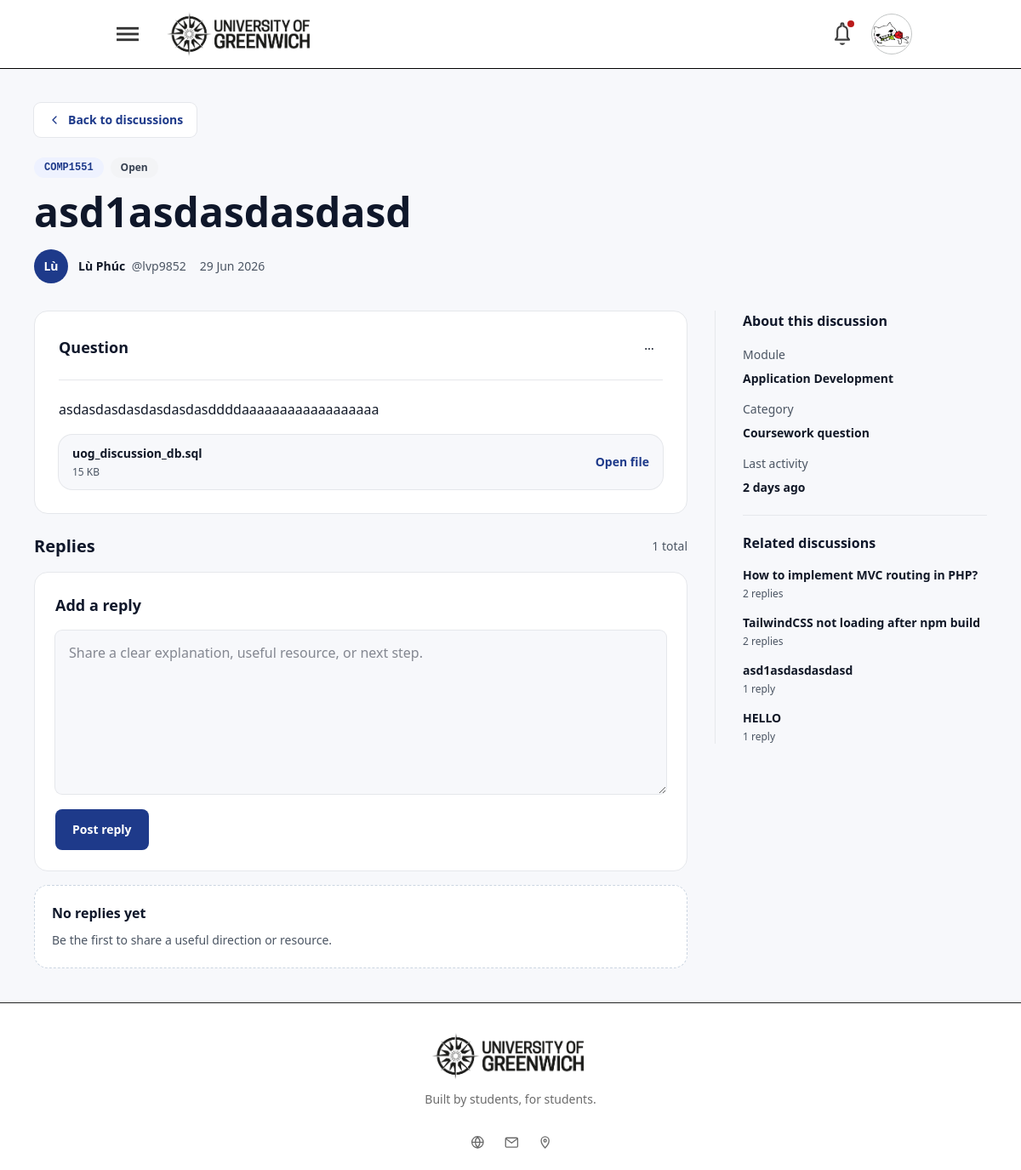
Screenshot of /discussions/asd1asdasdasdasd (signed in) with the database file from the repository.
### tables this page shows
CREATE TABLE `posts` (
  `id` int(11) NOT NULL AUTO_INCREMENT,
  `title` varchar(255) NOT NULL,
  `slug` varchar(255) DEFAULT NULL,
  `content` text NOT NULL,
  `status` enum('open','solved') DEFAULT 'open',
  `view_count` int(11) NOT NULL DEFAULT 0,
  `user_id` int(11) NOT NULL,
  `module_id` int(11) NOT NULL,
  `created_at` timestamp NOT NULL DEFAULT current_timestamp(),
  `updated_at` timestamp NULL DEFAULT NULL,
  `deleted_at` timestamp NULL DEFAULT NULL,
  PRIMARY KEY (`id`),
  UNIQUE KEY `slug` (`slug`),
  KEY `fk_posts_user` (`user_id`),
  KEY `fk_posts_module` (`module_id`),
  CONSTRAINT `fk_posts_module` FOREIGN KEY (`module_id`) REFERENCES `modules` (`id`) ON DELETE CASCADE,
  CONSTRAINT `fk_posts_user` FOREIGN KEY (`user_id`) REFERENCES `users` (`id`) ON DELETE CASCADE
);

CREATE TABLE `modules` (
  `id` int(11) NOT NULL AUTO_INCREMENT,
  `module_code` varchar(20) NOT NULL,
  `module_name` varchar(150) NOT NULL,
  `description` text DEFAULT NULL,
  `created_at` timestamp NOT NULL DEFAULT current_timestamp(),
  `updated_at` timestamp NULL DEFAULT NULL,
  PRIMARY KEY (`id`),
  UNIQUE KEY `module_code` (`module_code`)
);

CREATE TABLE `media` (
  `id` int(11) NOT NULL AUTO_INCREMENT,
  `post_id` int(11) DEFAULT NULL,
  `reply_id` int(11) DEFAULT NULL,
  `type` enum('image','video','document') NOT NULL,
  `path` varchar(255) NOT NULL,
  `original_name` varchar(255) DEFAULT NULL,
  `mime_type` varchar(100) DEFAULT NULL,
  `file_size` int(11) DEFAULT NULL,
  `created_at` timestamp NOT NULL DEFAULT current_timestamp(),
  PRIMARY KEY (`id`),
  KEY `fk_media_post` (`post_id`),
  KEY `fk_media_reply` (`reply_id`),
  CONSTRAINT `fk_media_post_new` FOREIGN KEY (`post_id`) REFERENCES `posts` (`id`) ON DELETE CASCADE,
  CONSTRAINT `fk_media_reply` FOREIGN KEY (`reply_id`) REFERENCES `replies` (`id`) ON DELETE CASCADE
);

### app/Views/discussions/show.php (the view, shortened to what the rows shown need)
<section class="box-border min-h-screen bg-[#F7F8FB] px-4 py-8 font-sans text-[#111827] sm:px-6 lg:px-10 lg:py-10">
    <div class="mx-auto flex max-w-[1180px] flex-col gap-8">
        <header class="max-w-4xl">
            <a href="<?= htmlspecialchars(($discussion['back_url'] ?? BASE_URL . '/discussions'), ENT_QUOTES, 'UTF-8') ?>"
                class="inline-flex min-h-10 items-center gap-2 rounded-lg bg-white px-4 text-sm font-semibold text-[#1E3A8A] ring-1 ring-[#E5E7EB] transition duration-200 hover:bg-[#EEF2FF] focus-visible:outline-2 focus-visible:outline-offset-2 focus-visible:outline-[#1E3A8A]">
                <svg viewBox="0 0 20 20" class="size-4 shrink-0" fill="none" aria-hidden="true">
                    <path d="M12.5 5 7.5 10l5 5" stroke="currentColor" stroke-width="1.7" stroke-linecap="round"
                        stroke-linejoin="round" />
                </svg>
                Back to discussions
            </a>
            <div class="mt-6 flex flex-wrap gap-2">
                <a href="<?= htmlspecialchars(($discussion['module_url'] ?? BASE_URL . '/discussions'), ENT_QUOTES, 'UTF-8') ?>"
                    class="inline-flex max-w-full items-center rounded-full bg-[#EEF2FF] px-3 py-1 font-mono text-xs font-semibold text-[#1E3A8A] transition duration-200 hover:bg-[#DBEAFE] focus-visible:outline-2 focus-visible:outline-offset-2 focus-visible:outline-[#1E3A8A]">
                    <span
                        class="truncate"><?= htmlspecialchars(($discussion['module'] ?? 'MODULE'), ENT_QUOTES, 'UTF-8') ?></span>
                </a>
                <span
                    class="inline-flex items-center gap-1 rounded-full px-3 py-1 text-xs font-semibold <?= $statusTone === 'green' ? 'bg-[#DCFCE7] text-[#166534]' : 'bg-[#F3F4F6] text-[#374151]' ?>">
                </span>
            </div>
            <h1 class="mt-4 text-3xl font-semibold text-[#0F172A] sm:text-5xl" dir="auto">
                <?= htmlspecialchars(($discussion['title'] ?? 'Untitled question'), ENT_QUOTES, 'UTF-8') ?>
            </h1>
            <div class="mt-5 flex flex-wrap items-center gap-4 text-sm text-[#4B5563]">
                <span class="inline-flex min-w-0 items-center gap-3">
                </span>
                <span><?= htmlspecialchars(($discussion['created_at'] ?? 'Nơ'), ENT_QUOTES, 'UTF-8') ?></span>
            </div>
        </header>
        <div class="grid gap-8 lg:grid-cols-[minmax(0,1fr)_320px]">
            <div class="flex min-w-0 flex-col gap-6">
                <article class="bg-white p-5 rounded-2xl sm:p-7 border border-gray-200"
                    aria-labelledby="question-content-heading">
                    <div class="flex justify-between pb-5 border-b border-gray-200">
                        <h2 id="question-content-heading" class="text-lg font-semibold text-[#0F172A]">Question</h2>
                    </div>
                    <?php if (!empty($attachments)): ?>
                    <section class="" aria-labelledby="discussion-attachments-heading">
                        <div class="mt-4 grid gap-4">
                            <?php foreach ($attachments as $attachment): ?>
                            <?php
                                    $attachmentType = ($attachment['type'] ?? 'document');
                                    $attachmentUrl = ($attachment['url'] ?? '#');
                                    $attachmentName = ($attachment['name'] ?? 'Attachment');
                                    ?>
                            <?php if ($attachmentType === 'image'): ?>
                            <figure class="overflow-hidden rounded-2xl bg-[#F7F8FB] ring-1 ring-[#E5E7EB]">
                                <img src="<?= htmlspecialchars($attachmentUrl, ENT_QUOTES, 'UTF-8') ?>"
                                    alt="<?= htmlspecialchars($attachmentName, ENT_QUOTES, 'UTF-8') ?>"
                                    class="max-h-[520px] w-full object-contain">
                                <!-- <figcaption
                                    class="border-t border-[#E5E7EB] bg-white px-4 py-3 text-sm leading-5 text-[#4B5563] ">
                                    <?= htmlspecialchars($attachmentName, ENT_QUOTES, 'UTF-8') ?>
                                    <?php if (!empty($attachment['size'])): ?>
                                    <span class="ml-1">&middot;
                                        <?= htmlspecialchars($attachment['size'], ENT_QUOTES, 'UTF-8') ?></span>
                                    <?php endif; ?>
                                </figcaption> -->
                            </figure>
                            <?php else: ?>
                            <a href="<?= htmlspecialchars($attachmentUrl, ENT_QUOTES, 'UTF-8') ?>"
                                class="flex min-w-0 flex-wrap items-center justify-between gap-3 rounded-2xl bg-[#F7F8FB] px-4 py-3 ring-1 ring-[#E5E7EB] transition duration-200 hover:ring-[#2563EB] focus-visible:outline-2 focus-visible:outline-offset-2 focus-visible:outline-[#1E3A8A]"
                                target="_blank" rel="noopener">
                                <span class="min-w-0">
                                    <span class="block text-sm font-semibold leading-5 text-[#111827] ">
                                        <?= htmlspecialchars($attachmentName, ENT_QUOTES, 'UTF-8') ?>
                                    </span>
                                    <span class="mt-1 block text-xs leading-4 text-[#4B5563]">
                                        <?= htmlspecialchars(($attachment['size'] ?? 'Document'), ENT_QUOTES, 'UTF-8') ?>
                                    </span>
                                </span>
                                <span class="shrink-0 text-sm font-semibold text-[#1E3A8A]">Open file</span>
                            </a>
                            <?php endif; ?>
                            <?php endforeach; ?>
                        </div>
                    </section>
                    <?php endif; ?>
                </article>
                <section class="flex flex-col gap-4" id="replies" aria-labelledby="replies-heading">
                    <div class="flex items-center justify-between gap-3">
                        <h2 id="replies-heading" class="text-xl font-semibold text-[#0F172A]">Replies</h2>
                    </div>
                    <section id="reply-editor" class="rounded-2xl border border-[#e6e8ec] bg-white p-5 sm:p-6"
                        aria-labelledby="reply-editor-heading">
                        <?php if ($isLoggedIn): ?>
                        <h2 id="reply-editor-heading" class="text-lg font-semibold text-[#0F172A]">Add a reply</h2>
                        <?php endif; ?>
                    </section>
                </section>
            </div>
            <aside class="flex flex-col border-[#e6e8ec] lg:sticky lg:top-28 lg:self-start lg:border-l lg:pl-8"
                aria-label="Discussion sidebar">
                <section class="border-b border-[#e6e8ec] pb-5" aria-labelledby="about-discussion-heading">
                    <h2 id="about-discussion-heading" class="text-base font-semibold text-[#0F172A]">About this
                        discussion</h2>
                    <dl class="mt-4 grid gap-3 text-sm leading-6">
                        <div>
                            <dt class="font-medium text-[#4B5563]">Module</dt>
                            <dd class="mt-1 font-semibold text-[#111827] ">
                                <?= htmlspecialchars(($discussion['module_name'] ?? 'Module discussion'), ENT_QUOTES, 'UTF-8') ?>
                            </dd>
                        </div>
                    </dl>
                </section>
                <section class="pt-5" aria-labelledby="related-discussions-heading">
                    <h2 id="related-discussions-heading" class="text-base font-semibold text-[#0F172A]">Related
                        discussions</h2>
                    <div class="mt-4 grid gap-4">
                        <?php if (!empty($relatedDiscussions)): ?>
                        <?php foreach ($relatedDiscussions as $related): ?>
                        <a href="<?= htmlspecialchars(($related['url'] ?? '#'), ENT_QUOTES, 'UTF-8') ?>"
                            class="block rounded-md transition duration-200 hover:text-[#1E3A8A] focus-visible:outline-2 focus-visible:outline-offset-2 focus-visible:outline-[#1E3A8A]">
                            <span class="block text-sm font-semibold leading-5 text-[#111827] " dir="auto">
                                <?= htmlspecialchars(($related['title'] ?? 'Untitled discussion'), ENT_QUOTES, 'UTF-8') ?>
                            </span>
                            <span class="mt-1 block text-xs font-medium text-[#4B5563]">
                                <?= htmlspecialchars(($related['replies'] ?? 0), ENT_QUOTES, 'UTF-8') ?>
                                <?= (($related['replies'] ?? 0)) === 1 ? 'reply' : 'replies' ?>
                            </span>
                        </a>
                        <?php endforeach; ?>
                        <?php else: ?>
                        <p class="text-sm leading-6 text-[#4B5563]">Similar questions will appear as more
                            discussions
                            become active.</p>
                        <?php endif; ?>
                    </div>
                </section>
            </aside>
        </div>
    </div>
</section>

### rows the page displays
posts: module.module_code "COMP1551", title "asd1asdasdasdasd", module.module_name "Application Development", replies "1", shows "reply"
media: original_name "uog_discussion_db.sql", size "15 KB"
posts: title "How to implement MVC routing in PHP?", replies "2"
posts: title "TailwindCSS not loading after npm build", replies "2"
posts: title "HELLO", replies "1", shows "reply"

### other values shown
$discussion['status'] "Open"
$discussion['avatar'] "Lù"
$discussion['author'] "Lù Phúc"
$discussion['author_handle'] "@lvp9852"
$discussion['created_at'] "29 Jun 2026"
$segmentContent "asdasdasdasdasdasdasddddaaaaaaaaaaaaaaaaaa"
$replyCount "1"
$discussion['updated_at'] "2 days ago"
